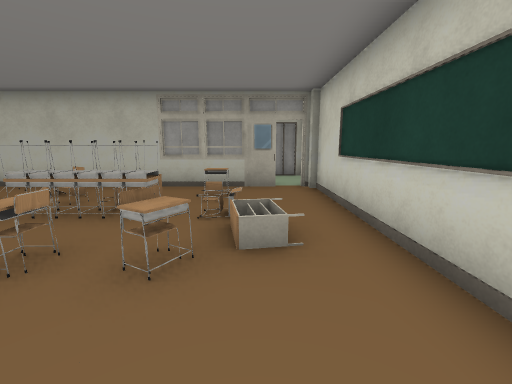
View 1 (above)

24 first-person views from a walk through a scene from a Unity 3-D project. The camera is 1.2 m above the floor, tilts 10° down and sees 90° across. Doors are open. The floor is counted in squares, 1 m on a side. Each view is taken from the middle of a square. On the plan, view 1 faces up. The plan holds only what a view shows up to about 12 squares ahead; the rest is blank. The place goes on beyond the plan. The player is left out. Some surface patterns are stand-ins.

View 2
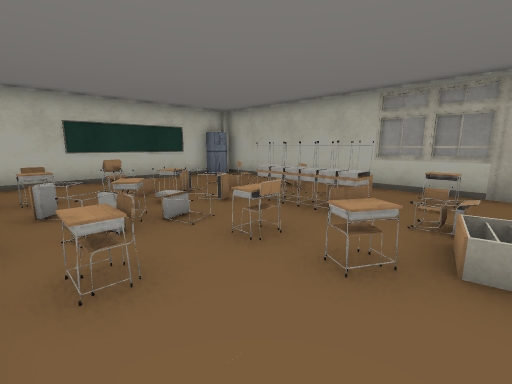

View 3
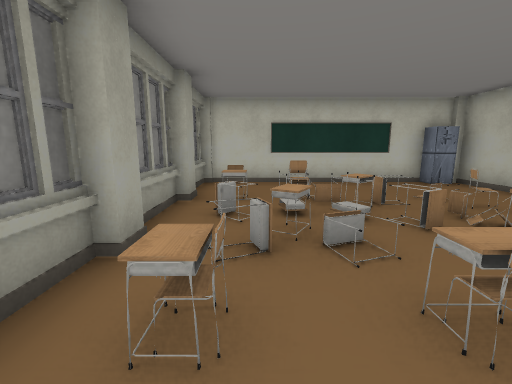

View 4
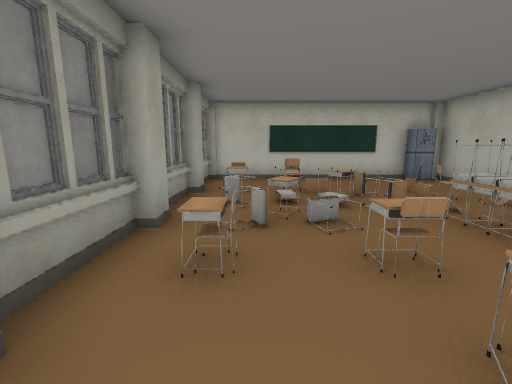

View 5
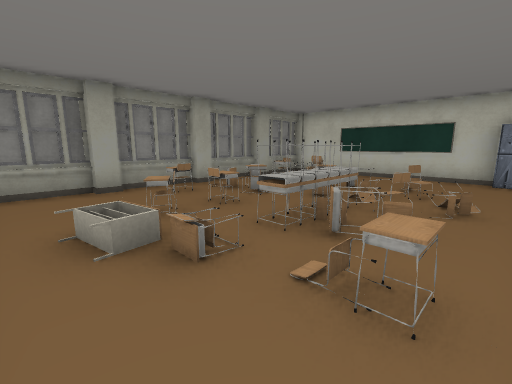

View 6
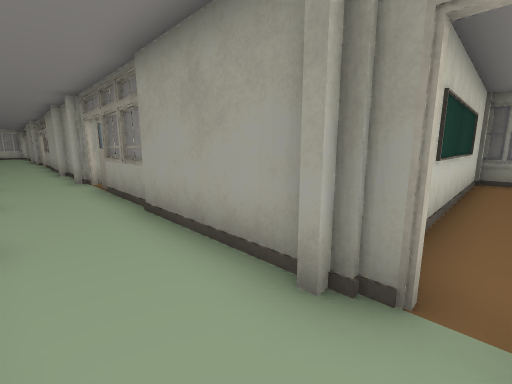

View 7
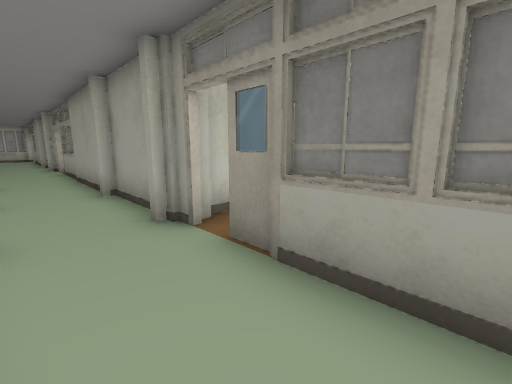

View 8
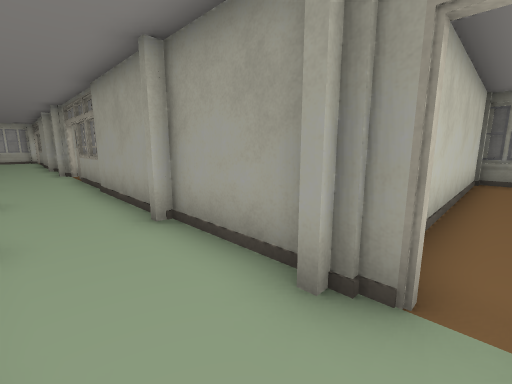

View 9
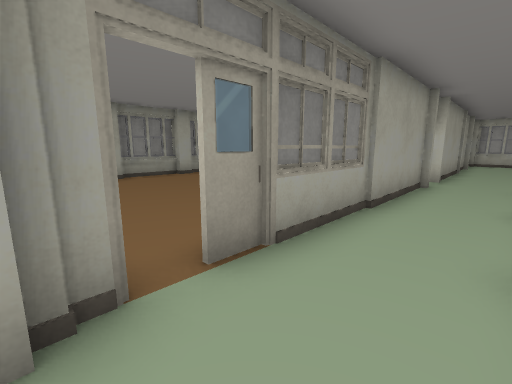

View 10
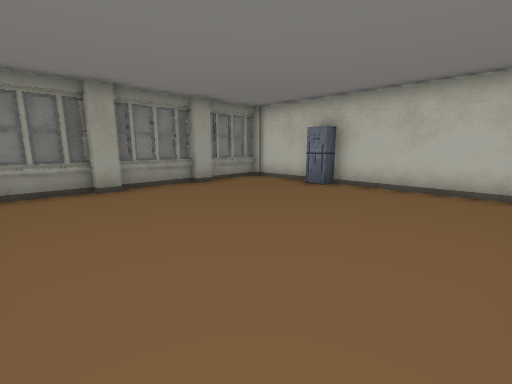

View 11
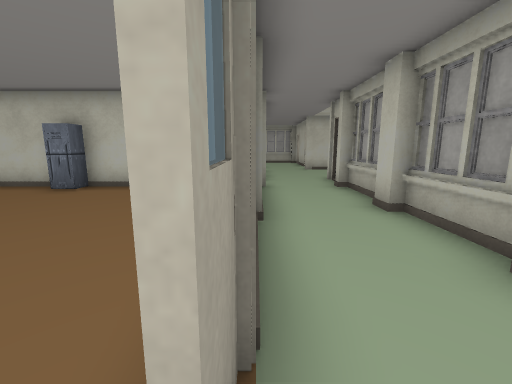

View 12
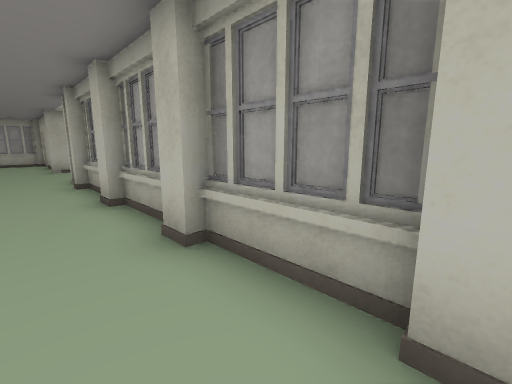

View 13
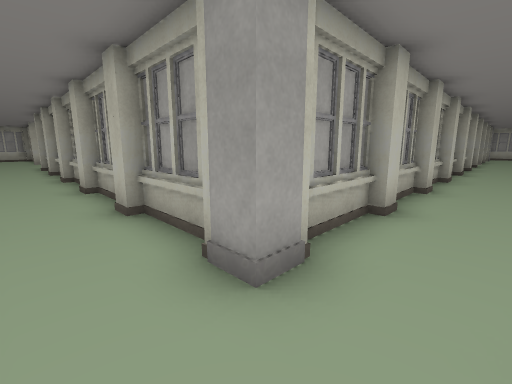

View 14
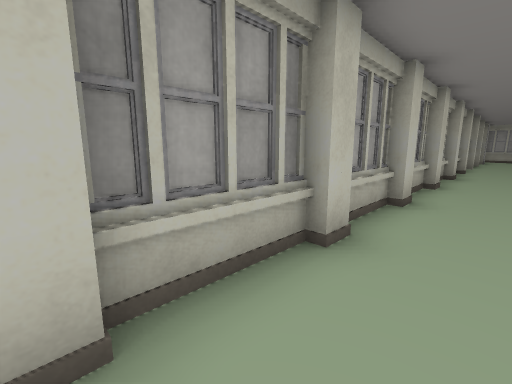

View 15
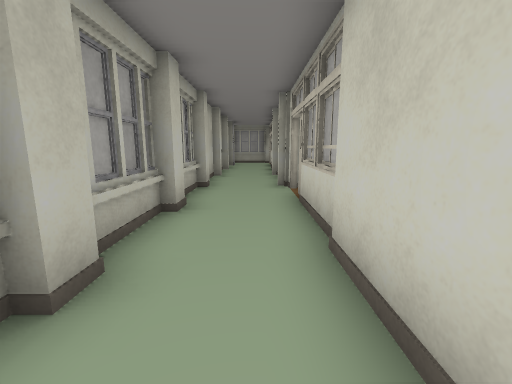

View 16
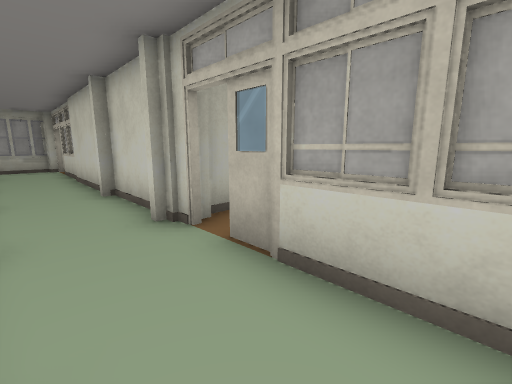

View 17
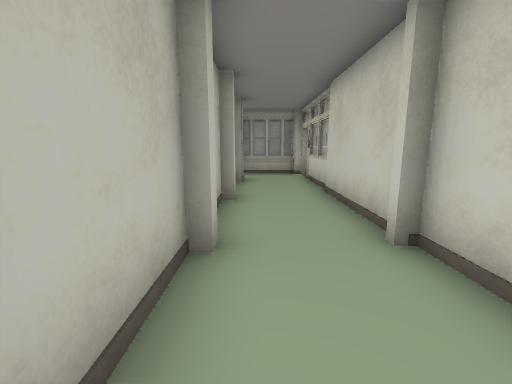

View 18
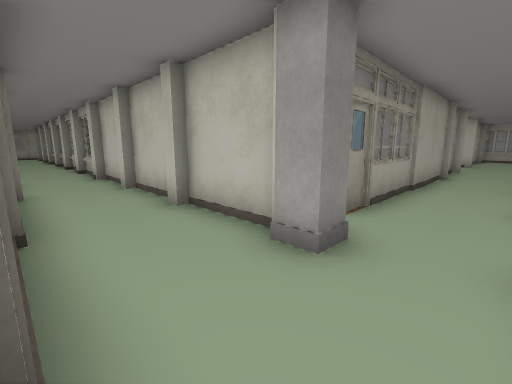

View 19
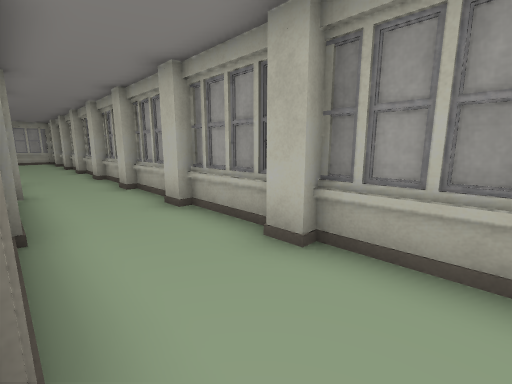

View 20
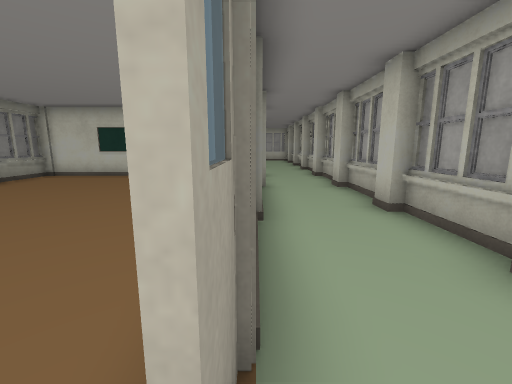

View 21
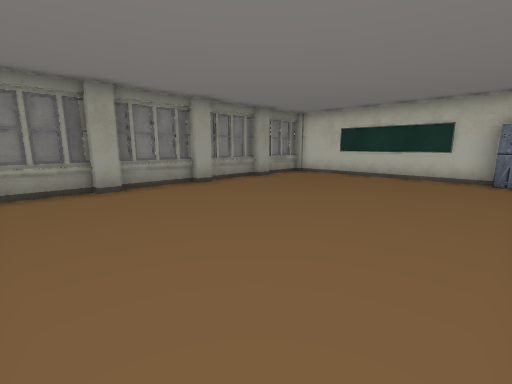

View 22
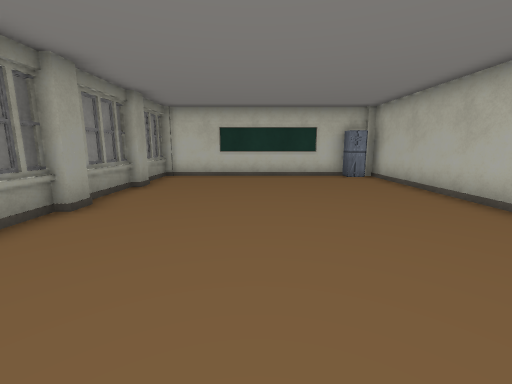

View 23
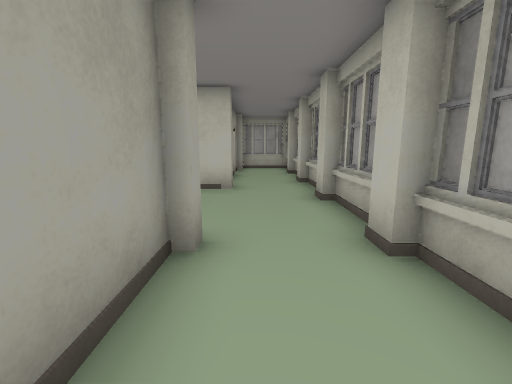

View 24
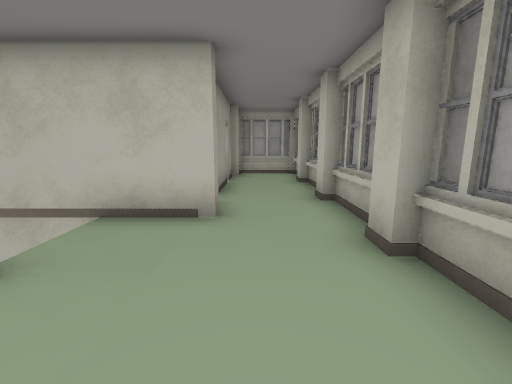

### Floor plan
Key: @ floor where view 1 was taken; # wall or solid block; x gap in a wall; . floor; / step, stairs or slope; = window, fence, low wall or low ledge; C chair; L locker; O other object.
Columns run from 10 left of view 1 to 22 right of it. Each row starts with its distance up from view 1.
 41    ############################
 40    #...........................
 39    #..........................=
 38    #  .##. #...##########=.O..#
 37            #...#L..........#..#
 36            #/  #...........#..#
 35            #   #...........#..#
 34            #   #........... ..#
 33                #...........#..#
 32                #...........#..#
 31                #...........#..#
 30                #...........#..#
 29                #############..##
 28                            #....
 27                            #..=
 26                            #..#
 25                            #..#
 24                            #..#
 23                            #..#
 22                            #..#
 21                            #..
 20                            #..
 19                            #..
 18                            #..
 17                            #..
 16                            #..
 15                            #..
 14                            #..
 13                            #..
 12                            #..
 11       #...#################O..
 10      ............................
  9      ............................
  8 ##########=.#######=.##########=x
  7 ##...    O..#........#
  6  #....COOO..#........#
  5  #..C.OOO...#........#
  4  #.OOOOOO...#........#
  3  #..OO.OOO..#L.......
  2  #.C.OOOOO..#........#
  1  #.OOOOOO...#........#
  0  # O=O OO.@.#........#
 -1  #####################

Where each view was taken, in squares from view 1:
view 1: 0 up, 0 right, facing up
view 2: 0 up, 0 right, facing up-left
view 3: 1 up, 1 left, facing left
view 4: 1 up, 0 right, facing left
view 5: 7 up, 1 right, facing down-left
view 6: 10 up, 1 right, facing down-right
view 7: 10 up, 7 right, facing down-right
view 8: 10 up, 10 right, facing down-right
view 9: 10 up, 11 right, facing down-left
view 10: 7 up, 10 right, facing down-left
view 11: 8 up, 10 right, facing left
view 12: 9 up, 11 right, facing up-left
view 13: 9 up, 19 right, facing up-left
view 14: 14 up, 19 right, facing up-left
view 15: 21 up, 19 right, facing up
view 16: 25 up, 18 right, facing up-right
view 17: 29 up, 18 right, facing up
view 18: 40 up, 20 right, facing down-left
view 19: 38 up, 16 right, facing up-left
view 20: 38 up, 16 right, facing left
view 21: 37 up, 16 right, facing down-left
view 22: 33 up, 16 right, facing left
view 23: 39 up, 8 right, facing left
view 24: 39 up, 5 right, facing left
